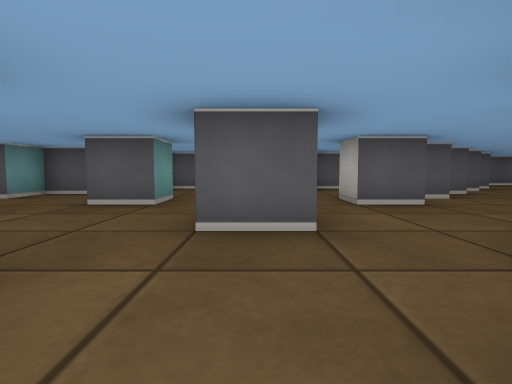
[1] (above)

24 first-person views from a walk through a cub3D level. The camera is about half as high as the walls, tilts 4° down and sees 80° across. The floor is counted in squares. Each view is taken from the middle of a square. On the plan, view 1 faces up. The plan holds only what a view shows up to about 9 squares ahead; the rest is blank.

[2]
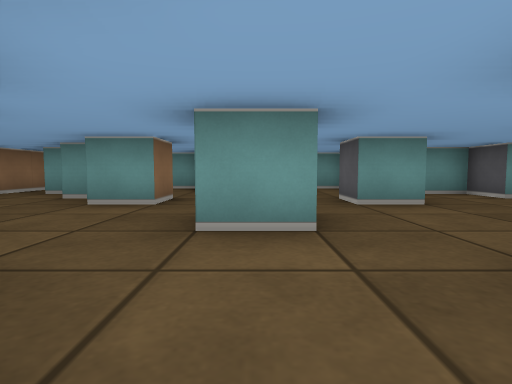

[3]
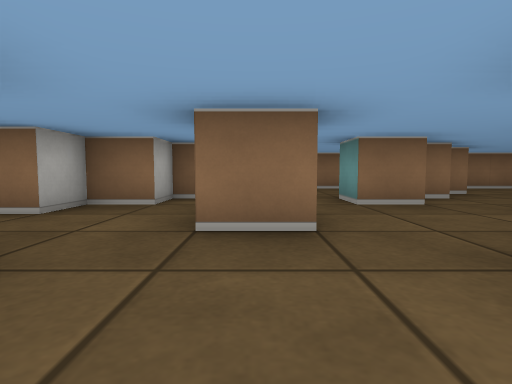

[4]
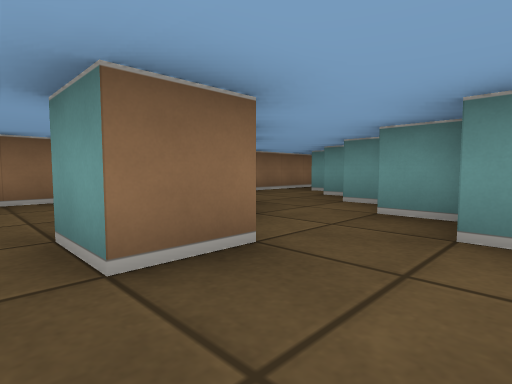

[5]
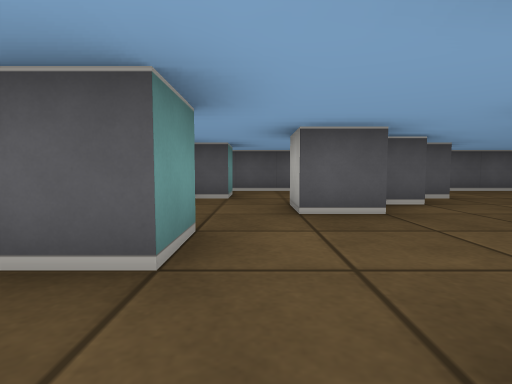

[6]
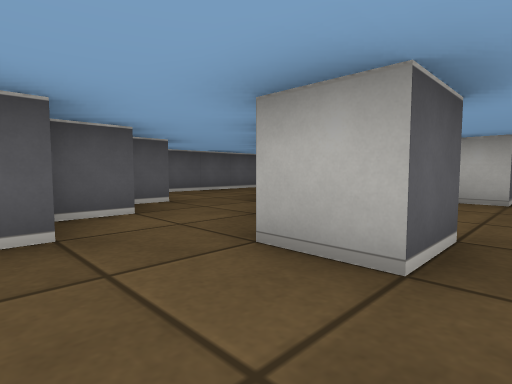

[7]
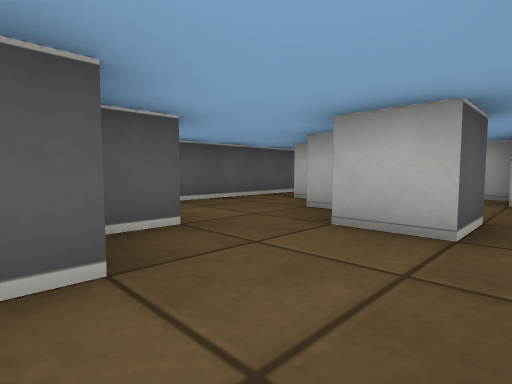

[8]
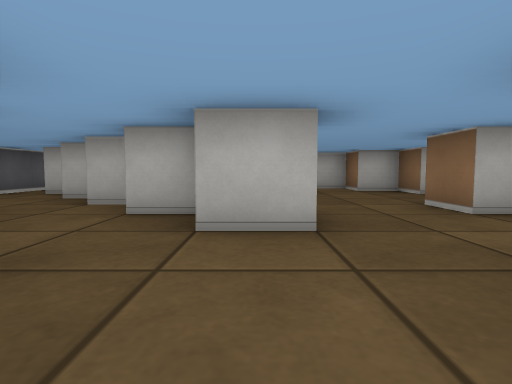

[9]
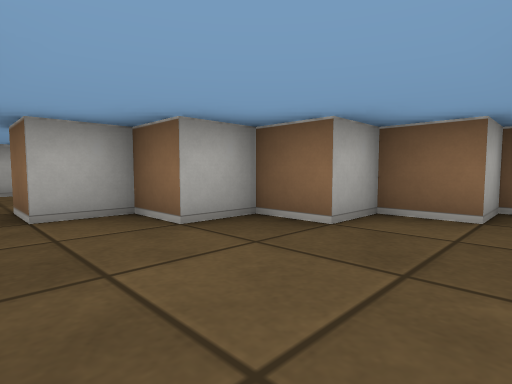

[10]
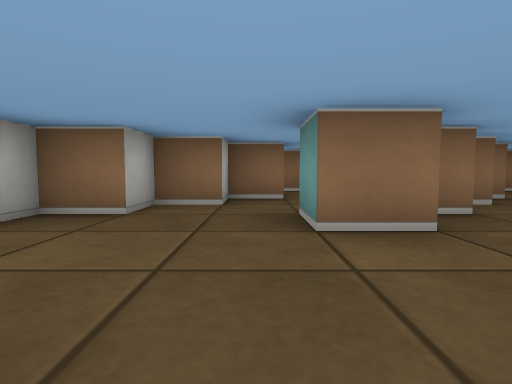

[11]
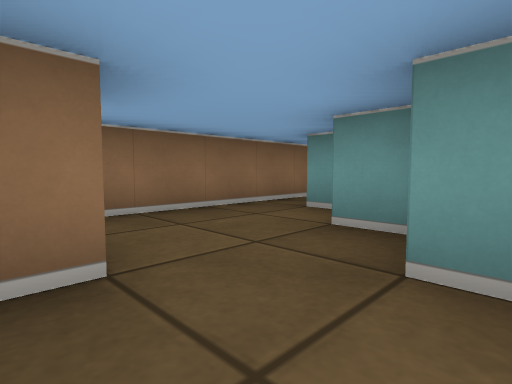

[12]
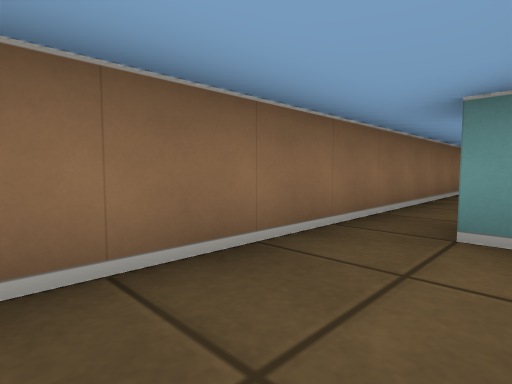

[13]
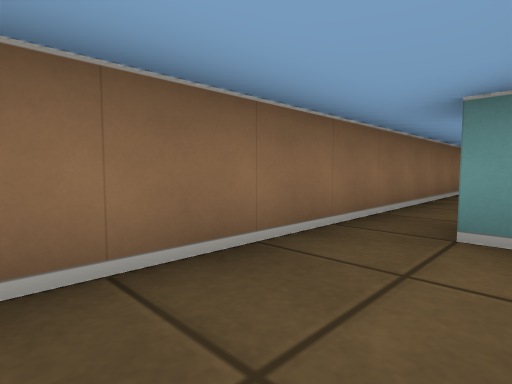

[14]
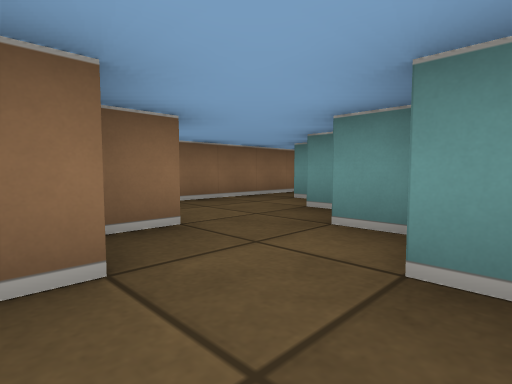

[15]
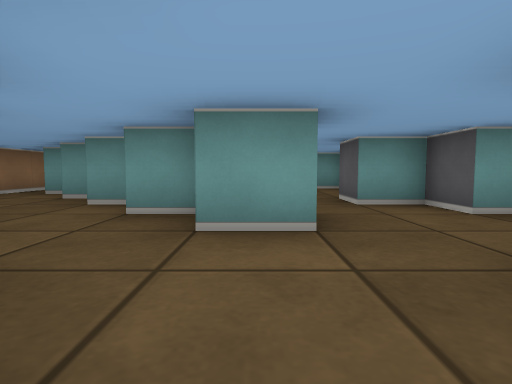

[16]
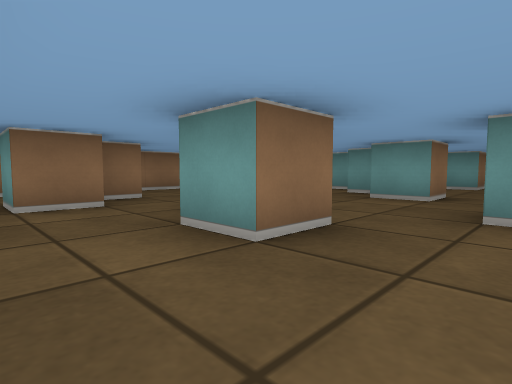

[17]
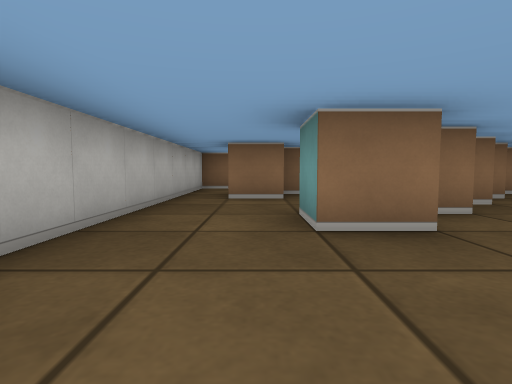

[18]
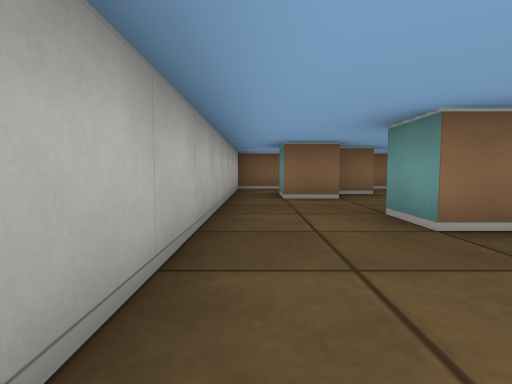

[19]
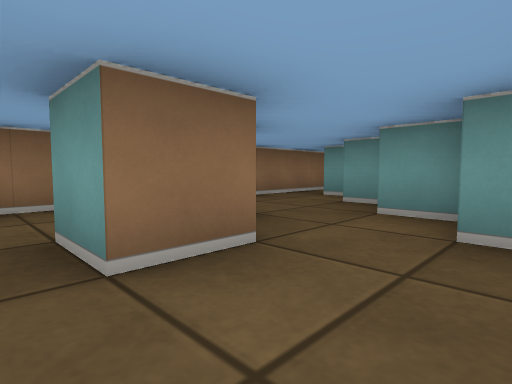

[20]
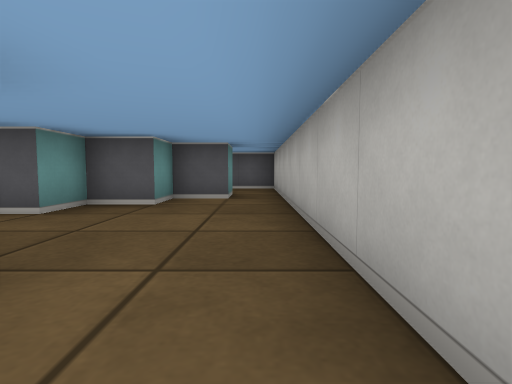

[21]
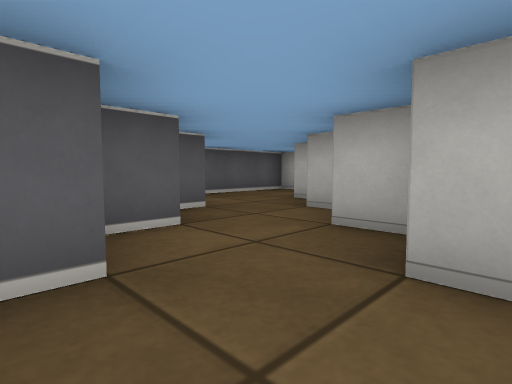

[22]
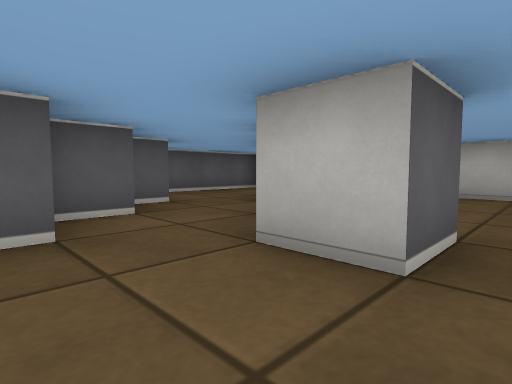

[23]
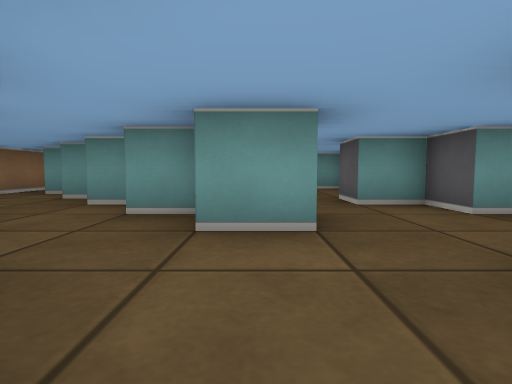

[24]
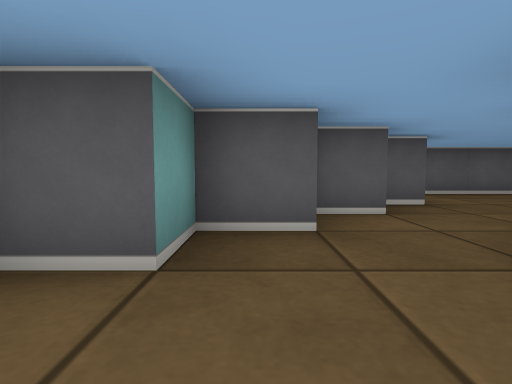

### Floor plan
Key: @ floor where view 1 was taken; # wall or solid block; . floor.
Columns run from 8 left of view 1 to 19 right of it. Each row starts with its distance up from view 1.
 11       #############     ####
 10        ...........     ....#
  9       #...#...#..     #....#
  8      ##..##..##..    ##..#.#
  7       ..##..##..    ##..##.#
  6      ......##..#     ..##..#
  5     ..#...##..##..# ..##...#
  4     .......................#
  3     #...#.......#...#...#..#
  2    ##......#...##..##..##..#
  1   ##..#...##..##..##..##...#
  0  ##..##.@##..##..##..##..#.#
 -1 ##..##..##..##..##..##..##.#
 -2 ........................ ..#
 -3 ############################

Positions as (right, up) in squares from view 1, and headings:
1: (0, 0), facing up
2: (3, 3), facing left
3: (0, 6), facing down
4: (-1, 3), facing down-left
5: (-1, 3), facing up
6: (0, 4), facing up-right
7: (-3, 6), facing up-right
8: (-1, 5), facing right
9: (4, 4), facing down-right
10: (4, 5), facing down
11: (4, 1), facing down-left
12: (7, -1), facing down-left
13: (11, -1), facing down-left
14: (13, 2), facing down-left
15: (15, 3), facing left
16: (18, 5), facing down-left
17: (17, 6), facing down
18: (18, 6), facing down
19: (18, 2), facing down-left
20: (18, 2), facing up
21: (12, 5), facing up-right
22: (12, 4), facing up-right
23: (11, 3), facing left
24: (4, 4), facing up
